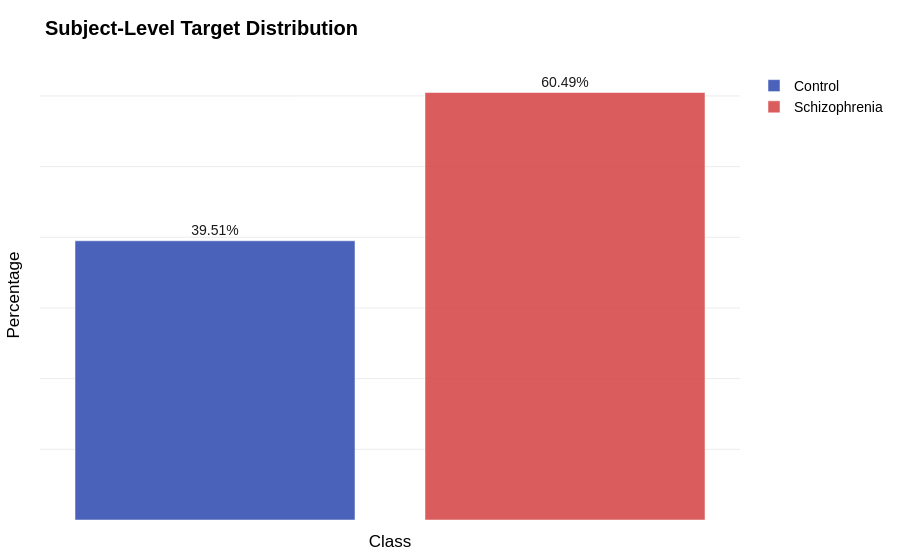

Notebook code cell kept with this figure:
### Code cell
fig = px.bar(
    subject_label_pdf,
    x="label_name",
    y="percentage",
    color="label_name",
    text=subject_label_pdf["percentage"].astype(str) + "%",
    color_discrete_map=CLASS_COLOR_MAP
)

fig = apply_layout(
    fig,
    "Subject-Level Target Distribution",
    "Class",
    "Percentage"
)

fig.update_traces(textposition="outside", opacity=0.9)

fig.update_xaxes(showticklabels=False)
fig.update_yaxes(showticklabels=False)

fig.show()

### Figure 1 — Plotly figure (JSON) as saved in the notebook; plotly's stock layout.template omitted (floating-point values rounded to 4 significant figures)
{"data": [{"hovertemplate": "label_name=%{x}<br>percentage=%{y}<br>text=%{text}<extra></extra>", "legendgroup": "Control", "marker": {"color": "#3852B4", "pattern": {"shape": ""}}, "name": "Control", "opacity": 0.9, "orientation": "v", "showlegend": true, "text": ["39.51%"], "textposition": "outside", "type": "bar", "x": ["Control"], "xaxis": "x", "y": [39.51], "yaxis": "y"}, {"hovertemplate": "label_name=%{x}<br>percentage=%{y}<br>text=%{text}<extra></extra>", "legendgroup": "Schizophrenia", "marker": {"color": "#D84B4B", "pattern": {"shape": ""}}, "name": "Schizophrenia", "opacity": 0.9, "orientation": "v", "showlegend": true, "text": ["60.49%"], "textposition": "outside", "type": "bar", "x": ["Schizophrenia"], "xaxis": "x", "y": [60.49], "yaxis": "y"}], "layout": {"barmode": "relative", "font": {"color": "black", "family": "Arial", "size": 14}, "legend": {"title": {"text": ""}, "tracegroupgap": 0}, "margin": {"b": 40, "l": 40, "r": 40, "t": 70}, "paper_bgcolor": "white", "plot_bgcolor": "white", "title": {"font": {"color": "black"}, "text": "<b>Subject-Level Target Distribution</b>", "x": 0.05, "xanchor": "left"}, "xaxis": {"anchor": "y", "categoryarray": ["Control", "Schizophrenia"], "categoryorder": "array", "color": "black", "domain": [0, 1], "showgrid": false, "showticklabels": false, "title": {"text": "Class"}, "zeroline": false}, "yaxis": {"anchor": "x", "color": "black", "domain": [0, 1], "gridcolor": "rgba(0,0,0,0.08)", "showgrid": true, "showticklabels": false, "title": {"text": "Percentage"}, "zeroline": false}}}
